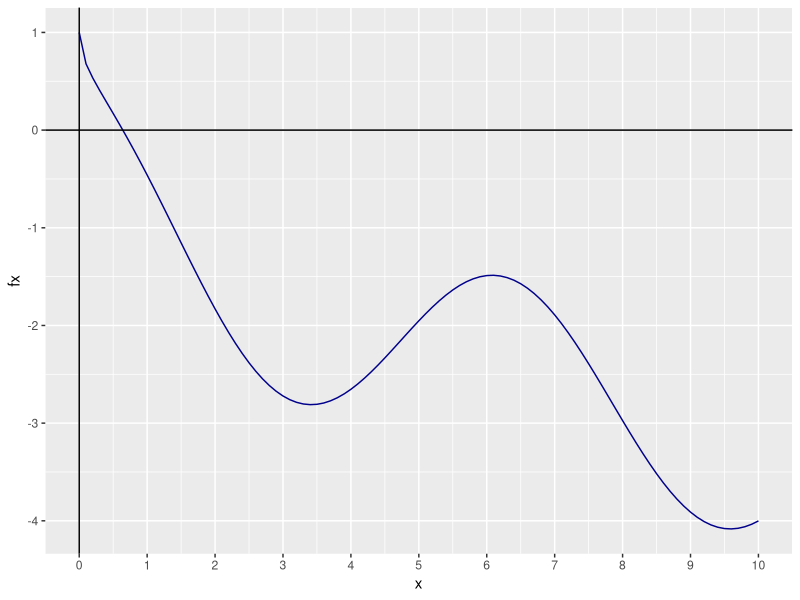
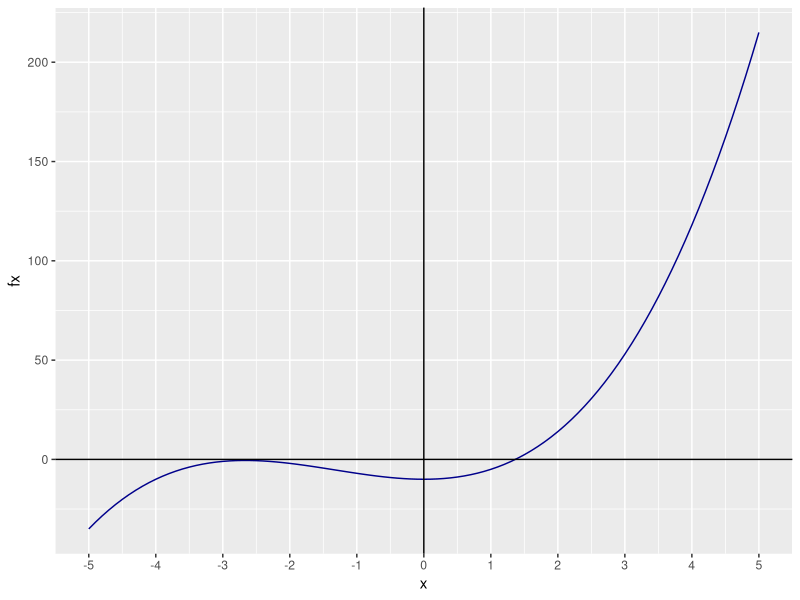
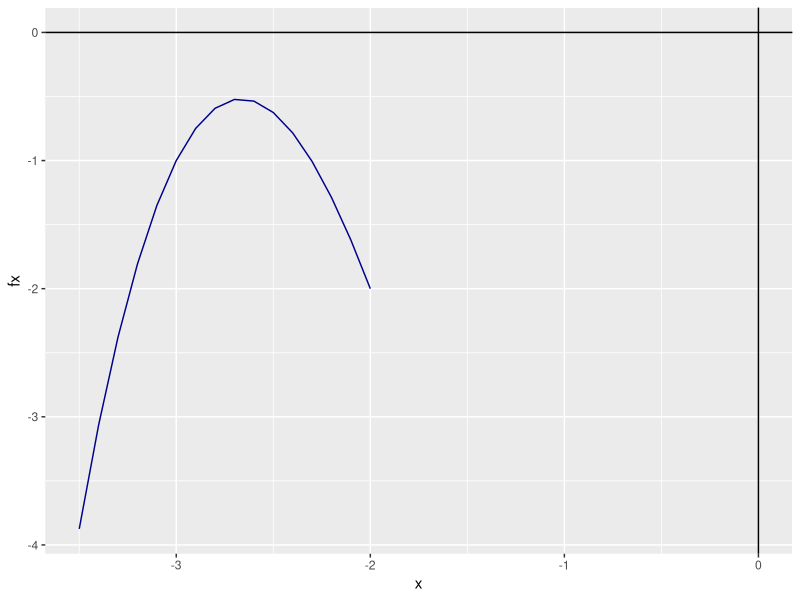
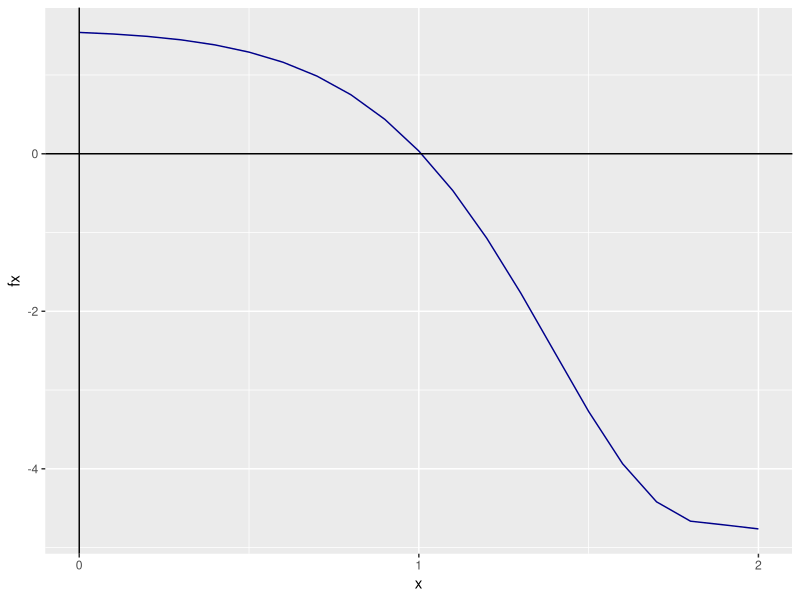
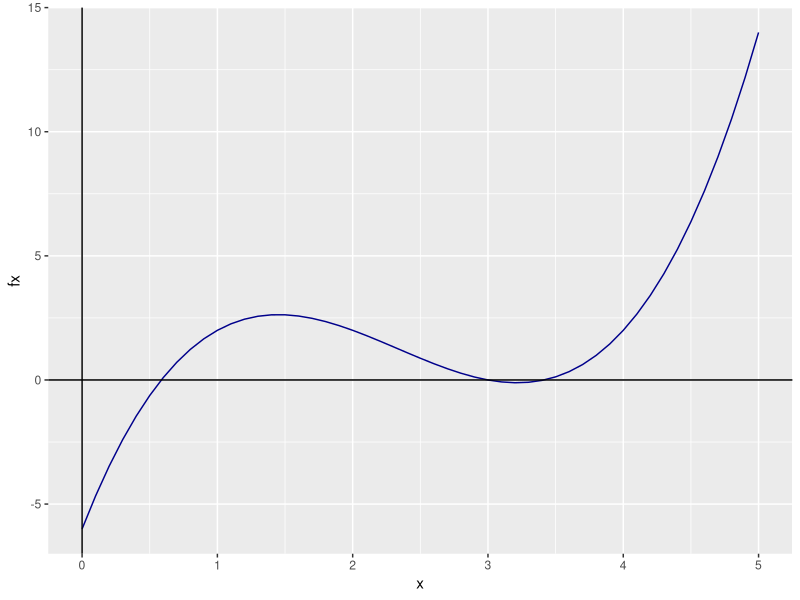
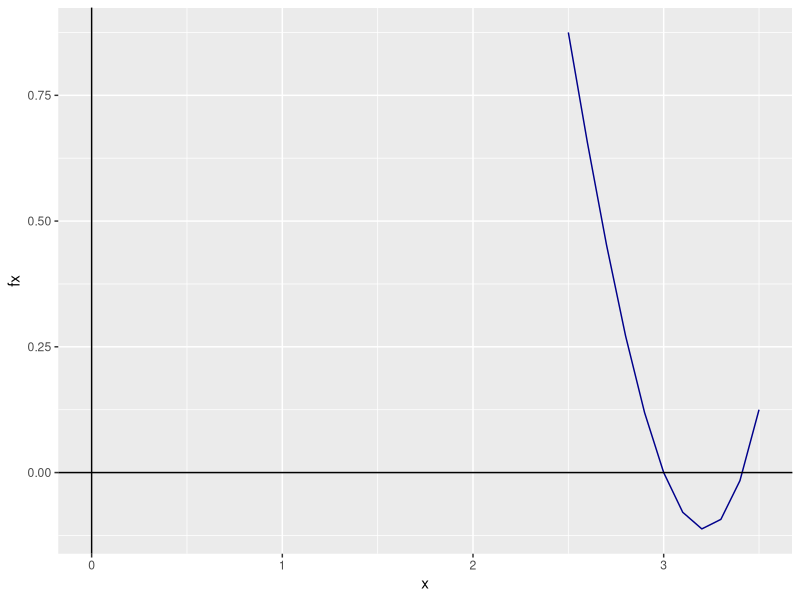

The R source for these figures, in order:
## ---- chunk 1
knitr::opts_chunk$set(echo = TRUE)
library(ggplot2)
## ---- chunk 2
#Método de Bisección
Biseccion <- function(a, b, N = 100, tol) {
#Tiene por default 100 iteraciones
  
  #Instancio las listas vacias
  lista_a <- c(NULL)
  lista_b <- c(NULL)
  lista_p <- c(NULL)

  for (i in 1:N) {
    #Calculo P
    p <- (a+b)/2
    
    #Agrego el valor a cada lista
    lista_p[i] <- p
    lista_a[i] <- a
    lista_b[i] <- b
    
    #Evaluo la función en p
    fp <- f(p)
    
    #Si la f(p) es 0, entonces es raiz
    #O si esta dentro del límite tolerado
    if (fp == 0 | abs((b-a)/2) <= tol) {
      #Creo un data frame con las listas
      datos <- data.frame(lista_a, lista_b, lista_p)
      colnames(datos) <- c("A", "B", "P")
      print(datos)
      return(paste("La raiz es: ", p))
    }
    
    #Si comparten el mismo signo
    if (fp * f(a) > 0) {
      a <- p
    } else {
      b <- p
    }
  }
  
  #En el caso de que falle el método
  return(paste('El método falla luego de: ', N, ' iteraciones'))
}
## ---- chunk 3

f <- function(x){
  return(cos(x)-sqrt(x))
}

#Instancio un vector que me va a indicar los puntos en la función
x <- seq(0, 10, by = 0.1)

#Genero los puntos
fx <- f(x)

#Creo un data frame con los x e y
df <- data.frame(x, fx)

#Instancio los datos
gg_fx <- ggplot(data = df)

#Agrego la capa con los datos
gg_fx <- gg_fx + aes(x = x, y = fx)

#Est grafica una linea
gg_fx <- gg_fx + geom_line(linetype = 1, colour = "darkblue")

#Agrego el eje X
gg_fx <- gg_fx + geom_vline(xintercept = 0, linetype = 1)

#Agrego el eje Y
gg_fx <- gg_fx + geom_hline(yintercept = 0, linetype = 1)

#Le modifico la escala al eje X para poder obtener un mejor intervalo
gg_fx <- gg_fx + scale_x_continuous(name = "x", breaks = seq(0, 10, by = 1))

#Grafico
gg_fx
## ---- chunk 4
print(Biseccion(a = 0.5, b = 1, tol =0.0001))
## ---- chunk 5

f <- function(x){
  return(x^3 + 4*x^2 - 10)
}

#Instancio un vector que me va a indicar los puntos en la función
x <- seq(-5, 5, by =0.1)

#Genero los puntos
fx <- f(x)

#Creo un data frame con los x e y
df <- data.frame(x, fx)

#Instancio los datos
gg_fx <- ggplot(data = df)

#Agrego la capa con los datos
gg_fx <- gg_fx + aes(x = x, y = fx)

#Est grafica una linea
gg_fx <- gg_fx + geom_line(linetype = 1, colour = "darkblue")

#Agrego el eje X
gg_fx <- gg_fx + geom_vline(xintercept = 0, linetype = 1)

#Agrego el eje Y
gg_fx <- gg_fx + geom_hline(yintercept = 0, linetype = 1)

#Le modifico la escala al eje x para poder obtener un mejor intervalo
gg_fx <- gg_fx + scale_x_continuous(name = "x", breaks = seq(-5, 5, by = 1))

#Grafico
gg_fx
## ---- chunk 6
f <- function(x){
  return(x^3 + 4*x^2 - 10)
}

#Instancio un vector que me va a indicar los puntos en la función
x <- seq(-3.5, -2, by =0.1)

#Genero los puntos
fx <- f(x)

#Creo un data frame con los x e y
df <- data.frame(x, fx)

#Instancio los datos
gg_fx <- ggplot(data = df)

#Agrego la capa con los datos
gg_fx <- gg_fx + aes(x = x, y = fx)

#Est grafica una linea
gg_fx <- gg_fx + geom_line(linetype = 1, colour = "darkblue")

#Agrego el eje X
gg_fx <- gg_fx + geom_vline(xintercept = 0, linetype = 1)

#Agrego el eje Y
gg_fx <- gg_fx + geom_hline(yintercept = 0, linetype = 1)

#Grafico
gg_fx
## ---- chunk 7
print(Biseccion(a = 1, b = 2, tol =0.0001))
## ---- chunk 8

f <- function(x){
  return(2 + cos(exp(x) - 2) - exp(x))
}

#Instancio un vector que me va a indicar los puntos en la función
x <- seq(0, 2, by = 0.1)

#Genero los puntos
fx <- f(x)

#Creo un data frame con los x e y
df <- data.frame(x, fx)

#Instancio los datos
gg_fx <- ggplot(data = df)

#Agrego la capa con los datos
gg_fx <- gg_fx + aes(x = x, y = fx)

#Est grafica una linea
gg_fx <- gg_fx + geom_line(linetype = 1, colour = "darkblue")

#Agrego el eje X
gg_fx <- gg_fx + geom_vline(xintercept = 0, linetype = 1)

#Agrego el eje Y
gg_fx <- gg_fx + geom_hline(yintercept = 0, linetype = 1)

#Le modifico la escala al eje X para poder obtener un mejor intervalo
gg_fx <- gg_fx + scale_x_continuous(name = "x", breaks = seq(0, 100, by = 1))

#Grafico
gg_fx
## ---- chunk 9
print(Biseccion(a = 0, b = 2, tol =0.0001))
## ---- chunk 10

f <- function(x){
  return(x^3 - 7*x^2 + 14*x - 6)
}

#Instancio un vector que me va a indicar los puntos en la función
x <- seq(0, 5, by = 0.1)

#Genero los puntos
fx <- f(x)

#Creo un data frame con los x e y
df <- data.frame(x, fx)

#Instancio los datos
gg_fx <- ggplot(data = df)

#Agrego la capa con los datos
gg_fx <- gg_fx + aes(x = x, y = fx)

#Est grafica una linea
gg_fx <- gg_fx + geom_line(linetype = 1, colour = "darkblue")

#Agrego el eje X
gg_fx <- gg_fx + geom_vline(xintercept = 0, linetype = 1)

#Agrego el eje Y
gg_fx <- gg_fx + geom_hline(yintercept = 0, linetype = 1)

#Grafico
gg_fx
## ---- chunk 11
#Instancio un vector que me va a indicar los puntos en la función
x <- seq(2.5, 3.5, by = 0.1)

#Genero los puntos
fx <- f(x)

#Creo un data frame con los x e y
df <- data.frame(x, fx)

#Instancio los datos
gg_fx <- ggplot(data = df)

#Agrego la capa con los datos
gg_fx <- gg_fx + aes(x = x, y = fx)

#Est grafica una linea
gg_fx <- gg_fx + geom_line(linetype = 1, colour = "darkblue")

#Agrego el eje X
gg_fx <- gg_fx + geom_vline(xintercept = 0, linetype = 1)

#Agrego el eje Y
gg_fx <- gg_fx + geom_hline(yintercept = 0, linetype = 1)

#Grafico
gg_fx
## ---- chunk 12
print(Biseccion(a = 0, b = 1, tol =0.0001))
## ---- chunk 13
print(Biseccion(a = 2.75, b = 3.25, tol =0.0001))
## ---- chunk 14
print(Biseccion(a = 3.26, b = 3.5, tol =0.0001))
